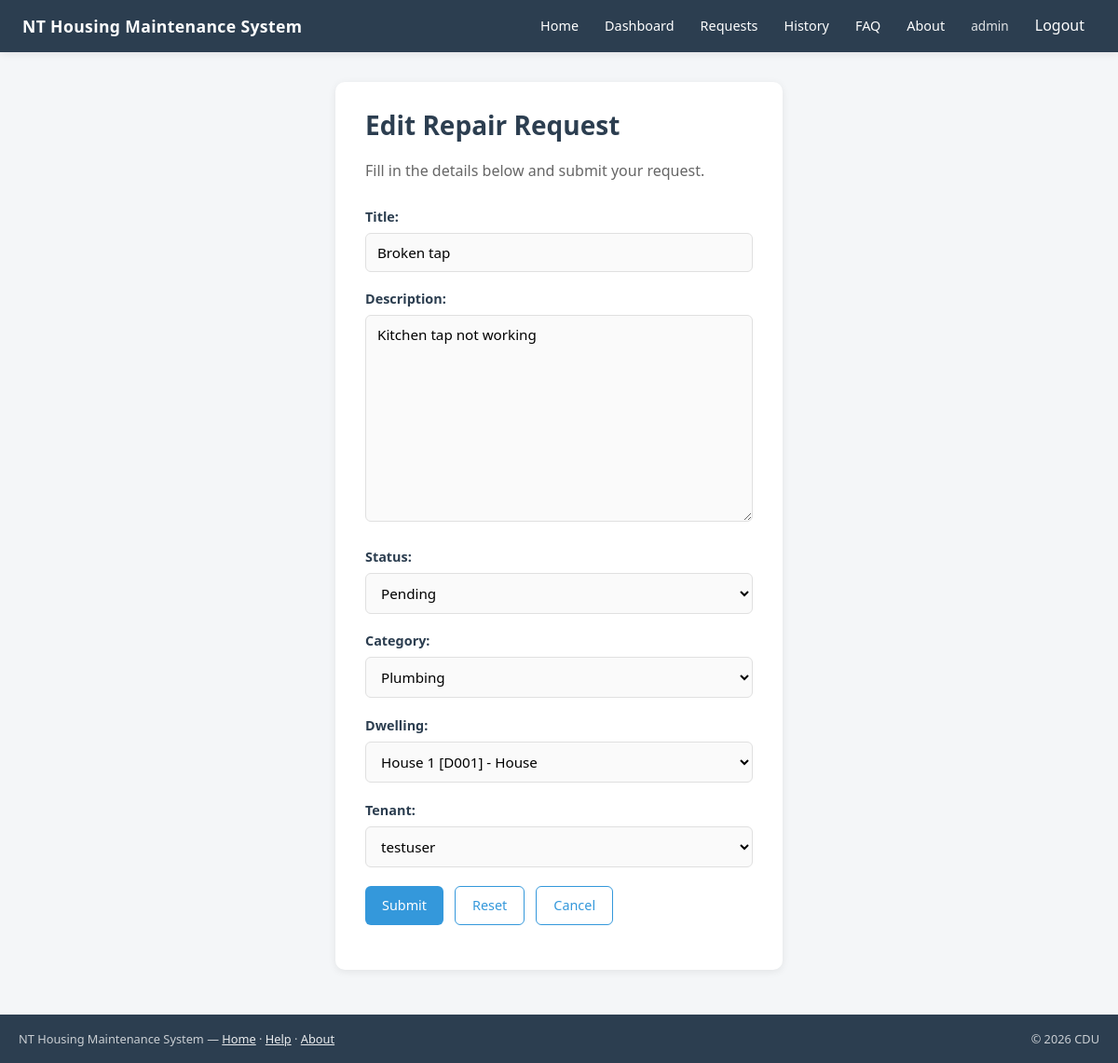
The app's page /requests/4/edit/ (signed in) with its own data.
### housing/models.py (models this page shows, shortened)
class RepairRequest(models.Model):
    STATUS_CHOICES = [
        ("pending", "Pending"),
        ("in_progress", "In Progress"),
        ("completed", "Completed"),
    ]
    objects = RepairRequestQuerySet.as_manager()
    dwelling = models.ForeignKey(Dwelling, on_delete=models.CASCADE)
    tenant = models.ForeignKey(Tenant, on_delete=models.CASCADE)
    category = models.ForeignKey(Category, on_delete=models.CASCADE)
    created_by = models.ForeignKey(
        User,
        on_delete=models.CASCADE,
        related_name="repair_requests",
        null=True,
        blank=True,
    )
    title = models.CharField(max_length=200)
    description = models.TextField()
    status = models.CharField(
        max_length=20,
        choices=STATUS_CHOICES,
        default="pending",
    )
    created_at = models.DateTimeField(auto_now_add=True)
    updated_at = models.DateTimeField(auto_now=True)

### housing/views.py (the view, shortened to what this page needs)
class RepairRequestUpdateView(LoginRequiredMixin, RepairRequestAccessMixin, UpdateView):
    model = RepairRequest
    template_name = "housing/repair_request_form.html"
    success_url = reverse_lazy("repair-request-list")
    login_url = "/login/"
    def get_queryset(self):
        return self.get_accessible_requests()
    def get_form_class(self):
        if PermissionService.is_staff_or_superuser(self.request.user):
            return RepairRequestStaffUpdateForm
        return RepairRequestUserUpdateForm

### housing/forms.py
class RepairRequestStaffUpdateForm(forms.ModelForm):
    class Meta:
        model = RepairRequest
        fields = [
            "title",
            "description",
            "status",
            "category",
            "dwelling",
            "tenant",
        ]

### housing/models.py (called while the page is built)
    def __str__(self):
        return f"{self.address} [{self.dwelling_code}] - {self.get_dwelling_type_display()}"

    def __str__(self):
        return self.user.username

    def __str__(self):
        return self.name

### housing/services.py (called while the page is built)
    @staticmethod
    def is_staff_or_superuser(user):
        return (
            user.is_authenticated
            and (
                user.is_staff
                or user.is_superuser
            )
        )

### housing/views.py (called while the page is built)
    def get_accessible_requests(self):
        if PermissionService.is_staff_or_superuser(self.request.user):
            return RepairRequest.objects.all()
        return RepairRequest.objects.filter(
            Q(created_by=self.request.user) |
            Q(tenant__user=self.request.user)
        ).distinct()

### housing/templates/housing/repair_request_form.html (shortened to what this page needs)
{% extends "housing/base.html" %}
{% block content %}
<div class="container container--narrow">
    <div class="page-card form-card">
        <h1>{% if object %}Edit Repair Request{% else %}Create Repair Request{% endif %}</h1>
        <p class="page-intro">Fill in the details below and submit your request.</p>
        <form method="post">
            {{ form.as_p }}
            <div class="actions">
                <button type="submit" class="btn btn-primary">Submit</button>
                <button type="reset" class="btn btn-outline">Reset</button>
                <a href="{% url 'repair-request-list' %}" class="btn btn-outline">Cancel</a>
            </div>
        </form>
    </div>
</div>
{% endblock %}

### housing/templates/housing/base.html (shortened to what this page needs)
{% load static %}
<!DOCTYPE html>
<html lang="en">
<head>
    <link rel="stylesheet" href="{% static 'housing/css/main.css' %}">
</head>
<body>
    <header class="header">
        <div class="header-inner">
            <div class="brand">NT Housing Maintenance System</div>
            <nav class="nav">
                <a href="{% url 'home' %}">Home</a>
                <a href="{% url 'dashboard' %}">Dashboard</a>
                <a href="{% url 'repair-request-list' %}">Requests</a>
                <a href="{% url 'maintenance-history' %}">History</a>
                <a href="{% url 'faq' %}">FAQ</a>
                <a href="{% url 'about' %}">About</a>
                {% if user.is_authenticated %}
                    <span class="user-label">{{ user.username }}</span>
                    <form method="post" action="{% url 'logout' %}" class="logout-form">
                        <button type="submit" class="logout-button">Logout</button>
                    </form>
                {% else %}
                    <a href="{% url 'register' %}">Register</a>
                    <a href="{% url 'login' %}">Login</a>
                {% endif %}
            </nav>
        </div>
    </header>
    <main>
        {% block content %}{% endblock %}
    </main>
    <footer class="site-footer">
        <div class="footer-container">
            <div class="footer-left">
                NT Housing Maintenance System &mdash;
                <a href="{% url 'home' %}">Home</a> &middot;
                <a href="{% url 'faq' %}">Help</a> &middot;
                <a href="{% url 'about' %}">About</a>
            </div>
            <div class="footer-right">
                &copy; 2026 CDU
            </div>
        </div>
    </footer>
</body>
</html>

### housing/static/housing/css/main.css (style rules this page uses)
:root { --color-primary: #2c3e50; --color-primary-dark: #1a252f; --color-accent: #3498db; --color-accent-hover: #2980b9; --color-success: #639922; --color-success-bg: #eaf3de; --color-success-text: #3b6d11; --color-danger: #e74c3c; --color-purple: #9b59b6; --color-bg: #f4f6f8; --color-surface: #ffffff; --color-border: #e0e0e0; --color-text: #333333; --color-text-muted: #666666; --color-text-light: #999999; --shadow-sm: 0 2px 8px rgba(0, 0, 0, 0.08); --shadow-md: 0 4px 16px rgba(0, 0, 0, 0.1); --radius: 8px; --radius-lg: 10px; --font: "Segoe UI", system-ui, -apple-system, Arial, sans-serif; }
*, *::before, *::after { box-sizing: border-box; }
body { font-family: var(--font); background: var(--color-bg); color: var(--color-text); margin: 0; line-height: 1.6; min-height: 100vh; display: flex; flex-direction: column; }
.header { background: var(--color-primary); color: #fff; padding: 0 24px; box-shadow: var(--shadow-sm); }
.header-inner { display: flex; align-items: center; justify-content: space-between; max-width: 1400px; margin: 0 auto; min-height: 56px; flex-wrap: nowrap; gap: 12px; }
.brand { font-size: 1.1rem; font-weight: 600; letter-spacing: 0.02em; }
.nav { display: flex; gap: 4px; align-items: center; flex-wrap: nowrap; overflow-x: auto; }
.nav a, .nav span, .logout-button { color: #fff; text-decoration: none; padding: 8px 12px; border-radius: 4px; font-size: 0.9rem; }
.nav .user-label { opacity: 0.85; font-size: 0.85rem; }
.logout-form { display: inline; margin: 0; }
.logout-button { background: none; border: none; cursor: pointer; font: inherit; }
main { flex: 1; padding: 32px 20px 48px; }
.container { max-width: 1400px; margin: 0 auto; }
.container--narrow { max-width: 480px; }
.page-card { background: var(--color-surface); border-radius: var(--radius-lg); padding: 28px 32px; box-shadow: var(--shadow-sm); }
.page-intro { color: var(--color-text-muted); margin: 0 0 24px; }
h1, h2, h3 { color: var(--color-primary); line-height: 1.3; }
h1 { font-size: 1.75rem; margin-top: 0; }
p { margin: 0 0 1rem; }
a { color: var(--color-accent); }
.btn { display: inline-block; padding: 10px 18px; border-radius: 6px; font-size: 0.9rem; font-weight: 500; text-decoration: none; border: none; cursor: pointer; font-family: inherit; line-height: 1.4; transition: background 0.15s ease; }
.btn-primary { background: var(--color-accent); color: #fff; }
.btn-outline { background: transparent; color: var(--color-accent); border: 1px solid var(--color-accent); }
.actions { display: flex; flex-wrap: wrap; gap: 12px; margin: 20px 0; }
.form-card { max-width: 480px; }
.form-card form p { margin-bottom: 1.1rem; }
.form-card label { display: block; font-weight: 600; font-size: 0.9rem; color: var(--color-primary); margin-bottom: 6px; }
.form-card input[type="text"], .form-card input[type="email"], .form-card input[type="password"], .form-card input[type="number"], .form-card input[type="date"], .form-card input[type="datetime-local"], .form-card select, .form-card textarea { width: 100%; padding: 10px 12px; border: 1px solid var(--color-border); border-radius: 6px; font-family: inherit; font-size: 0.95rem; background: #fafafa; transition: border-color 0.15s, box-shadow 0.15s; }
.site-footer { background: var(--color-primary); color: rgba(255, 255, 255, 0.75); padding: 16px 20px; font-size: 0.8rem; }
.footer-container { max-width: 1400px; margin: 0 auto; display: flex; justify-content: space-between; align-items: center; gap: 20px; }
.footer-left { flex: 1; }
.footer-right { text-align: right; white-space: nowrap; }
.site-footer a { color: rgba(255, 255, 255, 0.9); }

### records on screen
RepairRequest: title "Broken tap", description "Kitchen tap not working", status "Pending", category "Plumbing", dwelling "House 1 [D001] - House", tenant "testuser"

### other values on screen
{{ user.username }} "admin"
